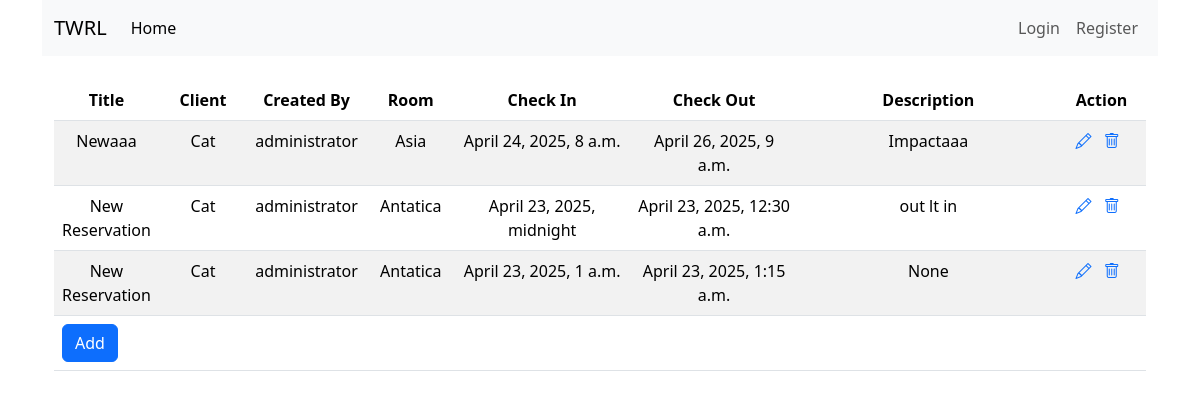
The app's page /management/rsvlist/, older data.
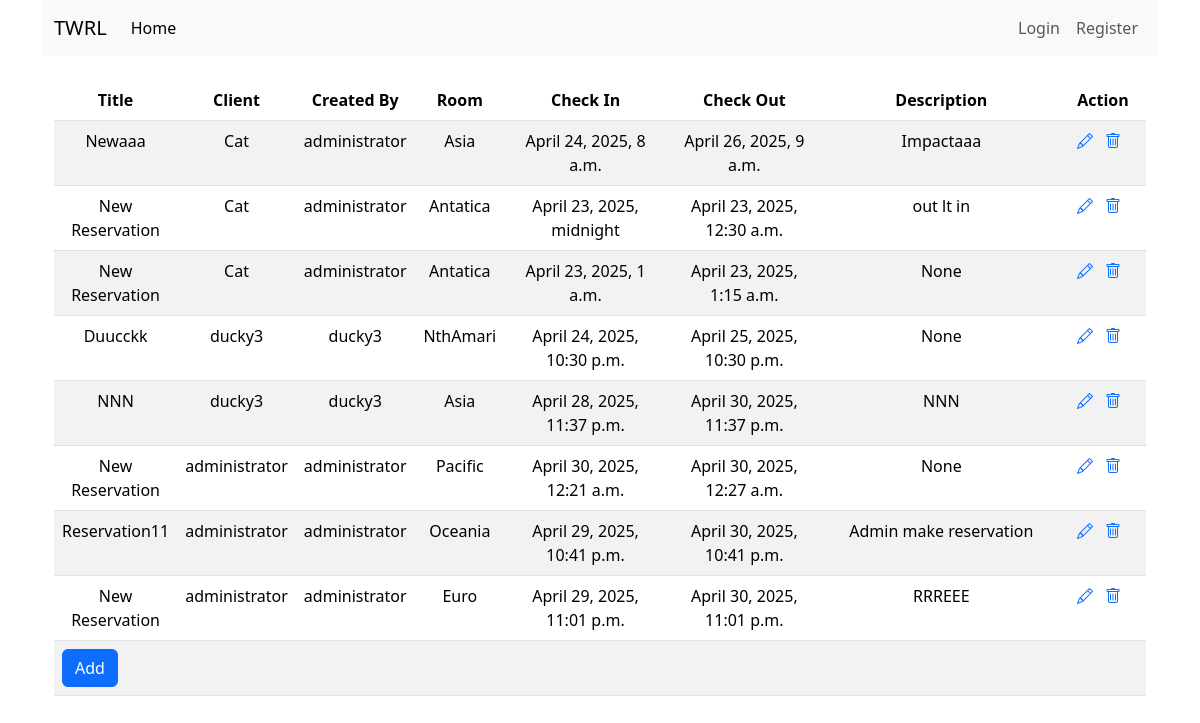
The same page, newer data.
### TWRL/models.py (models this page shows, shortened)
class BaseModel(models.Model):
    created_at = models.DateTimeField(auto_now_add=True)
    updated_at = models.DateTimeField(auto_now=True)
    class Meta:
        abstract = True

class Reservation(BaseModel):
    client = models.ForeignKey(User, on_delete=models.CASCADE, related_name='client')
    creator = models.ForeignKey(User, on_delete=models.CASCADE, related_name='creator', null=True, blank=True)
    title = models.CharField(default="New Reservation", max_length=255) #reservation title for display
    room = models.ForeignKey(Room, on_delete=models.CASCADE, related_name='room')
    check_in_datetime = models.DateTimeField()
    check_out_datetime = models.DateTimeField()
    desc = models.CharField(max_length=255, null=True, blank=True)

class Room(BaseModel):
    title = models.CharField(max_length=255)
    room_number = models.IntegerField(unique=True, null=True)
    desc = models.CharField(max_length=255)
    def __str__(self):
        return self.title

### TWRL/views.py (the view)
# urls.py: path("management/rsvlist/", ManagementRSVList.as_view(), name='management_rsv_list'),
class ManagementRSVList(ListView):
    model = Reservation
    template_name = 'management/rsvlist.html'

### Templates/management/rsvlist.html (shortened to what this page needs)
{% extends 'BASE.html' %}
{% block lnk %}
<link rel="stylesheet" href="https://cdn.jsdelivr.net/npm/bootstrap-icons@1.11.1/font/bootstrap-icons.css">
{% endblock %}
{% block content %}
	<div class="container">
        <div class="row">
            <div class="col-12 text-center">
                <table class="table table-striped mt-4" >
                    <thead>
                        <tr>
                            <th scope="col">Title</th>
                            <th scope="col">Client</th>
                            <th scope="col">Created By</th>
                            <th scope="col">Room</th>
                            <th scope="col">Check In</th>
                            <th scope="col">Check Out</th>
                            <th scope="col">Description</th>
                            <th scope="col">Action</th>
                        </tr>
                    </thead>
                    <tbody>
                        {% for rsv in object_list %}
                            <tr>
                                <td class="col-sm-1">{{ rsv.title }}</td>
                                <td class="col-sm-1">{{ rsv.client }}</td>
                                <td class="col-sm-1">{{ rsv.creator }}</td>
                                <td class="col-sm-1">{{ rsv.room }}</td>
                                <td class="col-sm-2">{{ rsv.check_in_datetime }}</td>
                                <td class="col-sm-2">{{ rsv.check_out_datetime }}</td>
                                <td class="col-sm-3">{{ rsv.desc }}</td>
                                <td class="col-sm-2">
                                    <a href="{% url 'management_rsv_detail' rsv.id %}" class="primary"><i class="bi bi-pencil me-2"></i></a>
                                    <a href="{% url 'management_rsv_delete' rsv.id %}" class="danger"><i class="bi bi-trash me-2"></i></a>
                                </td>
                            </tr>
                        {% endfor %}
                            <tr>
                                <td colspan="8" style="text-align: left;">
                                    <a href="{% url 'management_rsv_create' %}" class="btn btn-primary"> Add </a>
                                </td>
                            </tr>
                    </tbody>
                </table>
            </div>
        </div>
    </div>
{% endblock %}

### Templates/BASE.html (shortened to what this page needs)
<!DOCTYPE html>
<html lang="en">
<head>
    <link href="https://cdn.jsdelivr.net/npm/bootstrap@5.3.3/dist/css/bootstrap.min.css" rel="stylesheet"
>
    {% load static %}
    <link rel="stylesheet" href="{% static 'css/css.css' %}"/>
    {% block lnk %}
    {% endblock %}
</head>
<body>
<div class="container">
    <nav class="navbar navbar-expand-lg bg-body-tertiary">
        <div class="container-fluid">
            <a class="navbar-brand" href="#">TWRL</a>
            <div class="collapse navbar-collapse" id="navbarSupportedContent">
                <ul class="navbar-nav me-auto mb-2 mb-lg-0">
                    <li class="nav-item">
                        <a class="nav-link active" aria-current="page" href="{% url 'index' %}">Home</a>
                    </li>
                </ul>
                <ul class="navbar-nav ">
                    {% if user.is_authenticated %}
                        <li class="nav-item">Hello, {{ user.first_name }} {{ user.last_name }} </li>
                        <li class="nav-item d-flex" >
                            <form class="d-flex" action="{% url 'logout' %}" method="POST">
                                {% csrf_token %}
                                <button type="submit">Logout</button>
                            </form>
                        </li>
                    {% else %}
                        <li class="nav-item d-flex">
                            <a class="nav-link" href="{% url 'login' %}">Login</a>
                        </li>
                        <li class="nav-item">
                            <a class="nav-link" href="{% url 'register' %}">Register</a>
                        </li>
                    {% endif %}
                </ul>
            </div>
        </div>
    </nav>
</div>
<div class="container">
{% block content %}{% endblock %}
</div>
</body>
</html>

Row changes from the older to the newer data that the page shows:
added Reservation: title "Duucckk", client "ducky3", creator "ducky3", room "NthAmari", check_in_datetime "April 24, 2025, 10:30 p.m.", check_out_datetime "April 25, 2025, 10:30 p.m.", desc "None"
added Reservation: title "NNN", client "ducky3", creator "ducky3", room "Asia", check_in_datetime "April 28, 2025, 11:37 p.m.", check_out_datetime "April 30, 2025, 11:37 p.m.", desc "NNN"
added Reservation: title "New Reservation", client "administrator", creator "administrator", room "Pacific", check_in_datetime "April 30, 2025, 12:21 a.m.", check_out_datetime "April 30, 2025, 12:27 a.m.", desc "None"
added Reservation: title "Reservation11", client "administrator", creator "administrator", room "Oceania", check_in_datetime "April 29, 2025, 10:41 p.m.", check_out_datetime "April 30, 2025, 10:41 p.m.", desc "Admin make reservation"
added Reservation: title "New Reservation", client "administrator", creator "administrator", room "Euro", check_in_datetime "April 29, 2025, 11:01 p.m.", check_out_datetime "April 30, 2025, 11:01 p.m.", desc "RRREEE"
